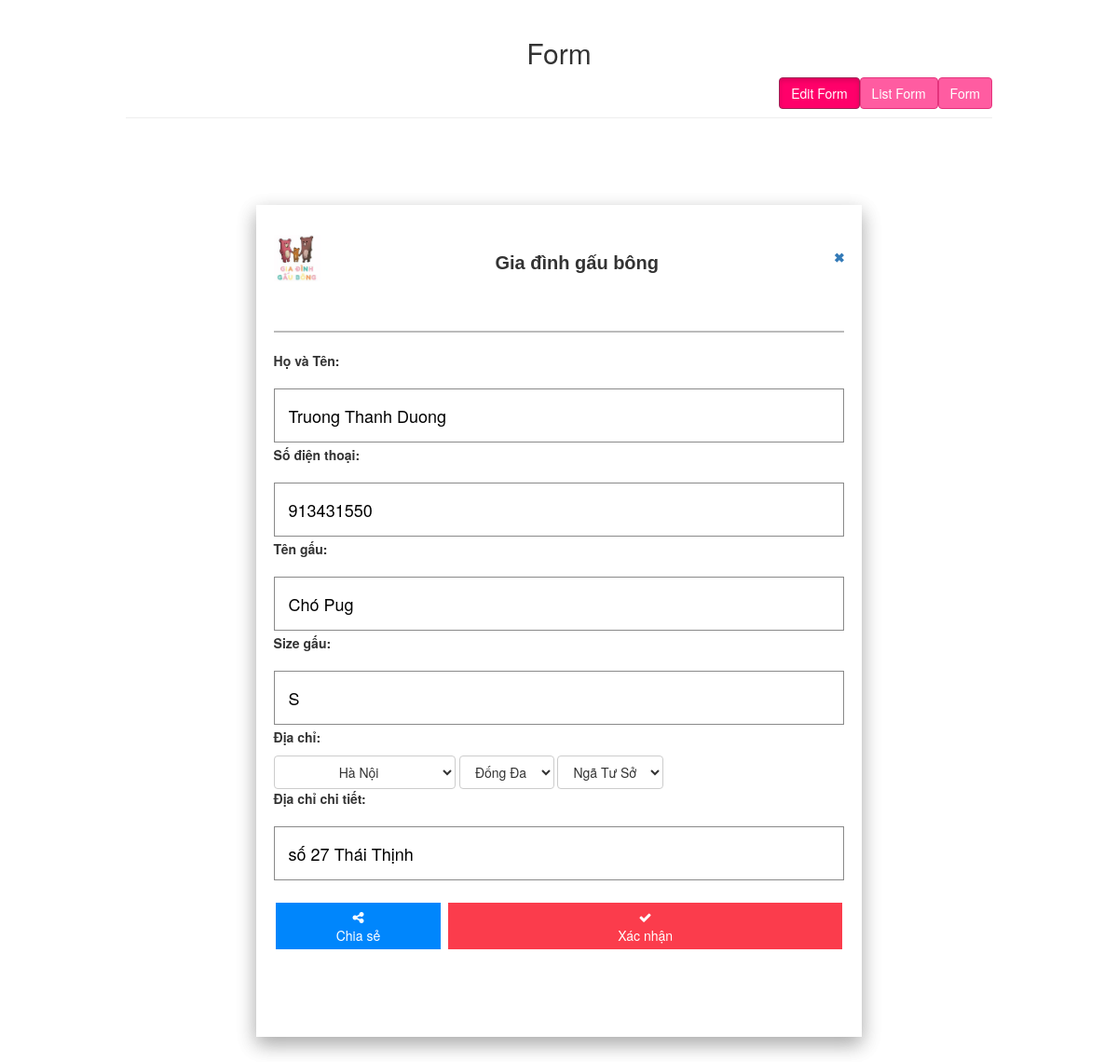
Screenshot of /edit_form.php?edit=3 with the database file from the repository.
### tables this page shows
CREATE TABLE IF NOT EXISTS `form_gdgb` (
  `ThoigianTao` DATETIME DEFAULT CURRENT_TIMESTAMP,
  `FormId` int NOT NULL AUTO_INCREMENT, 
  `HovaTen` varchar(100) NOT NULL,
  `Sdt` int(20) NOT NULL,
  `TenGau` varchar(50) NOT NULL,
  `SizeGau` varchar(20) NOT NULL,
  `TenTinhTPh` varchar(30),
  `TenQuanHuyen` varchar(30),
  `TenPhuongXa` varchar(30),
  `DiaChiChiTiet` text,
  PRIMARY KEY (`FormId`)
);

### control.php (called while the page is built, shortened)
<?php
include('connect.php');
class data
{
	public function select_form($id)
	{
		global $conn;
		$sql="select * from form_gdgb where FormId=$id";
		$run=mysqli_query($conn,$sql);
		$data=array();
		while($rows=mysqli_fetch_array($run))
		{$data[]=$rows;}
		return $data;
	}
}
?>

### edit_form.php (the view, shortened to what this page needs)
<?php
require ('control.php');
$id=$_GET['edit'];
$get_data= new data();
$select_form=$get_data->select_form($id);
 foreach($select_form as $se_form)
{
 }
?>
<!DOCTYPE HTML>
<html>
    <link rel="stylesheet" href="css/style.css">
    <link rel="stylesheet" href="css/style1.css">
    <link rel="stylesheet" href="https://cdnjs.cloudflare.com/ajax/libs/font-awesome/4.7.0/css/font-awesome.min.css">
</head>
<body>
<div class="wrapper">
        <div class="container-fluid">
            <div class="row">
                <div class="col-md-12">
                    <div class="page-header clearfix">
                        <h2 class="text-center primary">Form</h2>
                        <a href="index.php" class="btn btn-primary pull-right">Form</a>
                        <a href="list_form.php" class="btn btn-primary pull-right">List Form</a>
						<a href="edit_form.php" class="btn btn-primary pull-right active">Edit Form</a>
                    </div>
<div class="content">
    <table style="width:100%">
      <tr>
        <th><div class="polaroid"><img src="img/giadinhgaubonglogo.jpg" alt="Gia dinh gau bong" style="width:50px"></div></th>
        <th><h2 style="text-align:center;font-size: 20px;width:100%"><b>Gia đình gấu bông</b></h2></th>
        <th style="text-align:right;width:13%"><a href="list_form.php">&#10006;</a></th>
    </tr>
        </table style="width:100%">
        <br>
        <hr class="line1">
        <form method="post" enctype="multipart/form-data">
            <p><b>Họ và Tên:</b></p>
            <input type="text" id="hvt" name="hvt" class="textbox" value="<?php echo $se_form['HovaTen'];?>" placeholder="Nhập họ và tên"><br>
            <p><b>Số điện thoại:</b></p>
            <input type="text" id="sdt" name="sdt" class="textbox" value="<?php echo $se_form['Sdt'];?>" placeholder="Nhập số điện thoại">
            <p><b>Tên gấu:</b></p>
            <input type="text" id="tengau" name="tengau" class="textbox" value="<?php echo $se_form['TenGau'];?>"placeholder="Nhập tên gấu">
            <p><b>Size gấu:</b></p>
            <input type="text" id="sizegau" name="sizegau" class="textbox" value="<?php echo $se_form['SizeGau'];?>" placeholder="Nhập size gấu">
            <p><b>Địa chỉ:</b></p>
            <select class="btn btn-default dropdown-toggle" name="tinhtp" id="tinhtp">
                <option value=""><?php echo $se_form['TenTinhTPh'];?></option>
            </select>
                <select class="btn btn-default dropdown-toggle" id="quanhuyen" name="quanhuyen" <?php echo $se_form['TenQuanHuyen'];?>>
                    <option value=""><?php echo $se_form['TenQuanHuyen'];?></option>
                </select>
                <select class="btn btn-default dropdown-toggle" id="phuongxa" name="phuongxa" <?php echo $se_form['TenPhuongXa'];?>>
                    <option value=""><?php echo $se_form['TenPhuongXa'];?></option>
                </select>
            <p><b>Địa chỉ chi tiết:</b></p>
            <input type="text" id="dcct" name="dcct" class="textbox" value="<?php echo $se_form['DiaChiChiTiet'];?>" placeholder="Nhập địa chỉ chi tiết">
            <button class="button buttonblue" name="sharebutton" type="button" href="#" style="width: 29%;"><i class="fa fa-share-alt"></i><br>Chia sẻ</button>
            <button class="buttonlarge buttonred" name="submitbutton" type="submit"style="width: 69%;"><i class="fa fa-check"></i><br>Xác nhận</button>
        </form>
                    </div>
                </div>
            </div>
        </div>
    </div>
</body>
</html>

### css/style1.css (style rules this page uses)
.polaroid { width: 20%; }
.textbox { text-align: left; font-size: 18px; margin-top: 10px; margin-bottom: 3px; margin-right: 10%; height: 15%; width: 100%; border: 0.2px solid rgba(0, 0, 0, 0.459); padding: 15px; }
.content { max-width: 650px; margin: auto; background: white; box-shadow: 0 8px 20px 0 rgba(0, 0, 0, 0.19), 0 8px 20px 0 rgba(0, 0, 0, 0.19); padding-top: 2%; padding-right: 2%; padding-bottom: 10%; padding-left: 2%; margin-top: 10%; margin-bottom: 10%; }
.line1 { border-top: 2px solid #bbb; }
table { font-family: Arial, Helvetica, sans-serif; width: 100%; }
table th { padding-top: 12px; align-content: center; padding-bottom: 12px; }

### edit_form.php (style rules this page uses)
.wrapper { width: 80%; margin: 0 auto; }
.page-header h2 { margin-top: 0; }

### rows the page displays
form_gdgb: hvt "Truong Thanh Duong", sdt "913431550", tengau "Chó Pug", sizegau "S", tinhtp "Hà Nội", quanhuyen "Đống Đa", phuongxa "Ngã Tư Sở", dcct "số 27 Thái Thịnh"
